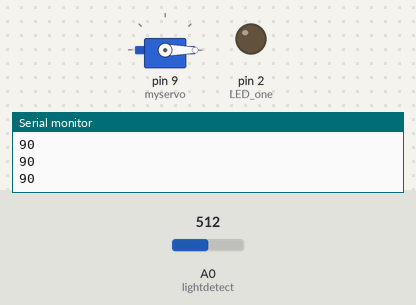
A sketch run on a simulated Arduino Uno, built with avr-gcc and run on an emulated ATmega328P. On the bench: servo, output pins drawn as LEDs (lit = HIGH), the last lines printed to the serial monitor. The inputs (shaded band) are chosen by the test bench; at power-on: A0 (lightdetect) = 512.

Above: at 1.2 s.
1.3 s: A0 (lightdetect) set to 499
At 2.4 s:
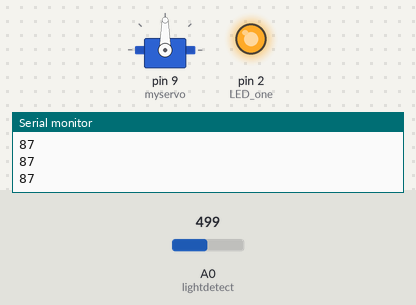
2.8 s: A0 (lightdetect) set to 716
At 3.2 s:
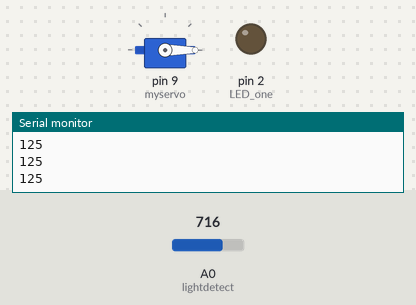
4.3 s: A0 (lightdetect) set to 511
At 5.6 s:
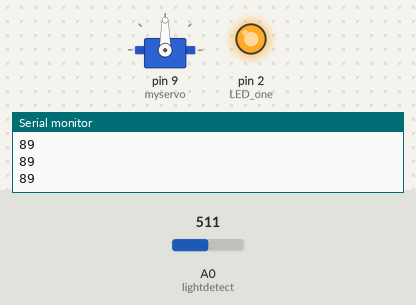
Timing chart, 0 to 7.3 s (numbered marks = the images above; inputs shaded):
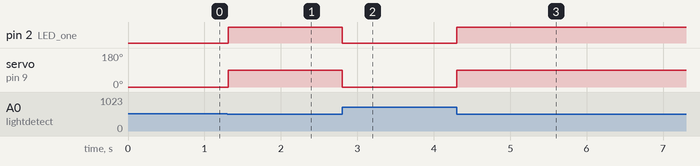

The sketch:

midtermwithoutcallibration.ino
```cpp
#include <Servo.h>

Servo myservo;  // create servo object to control a servo

int lightdetect = A0;  // analog pin used to connect the potentiometer
int val;    // variable to read the value from the analog pin
int LED_one = 2;
// int LED_two = 3;
// int LED_three = 4;
int calibrationThreshold;

void setup() {
  myservo.attach(9);  // attaches the servo on pin 9 to the servo object
  pinMode(LED_one, OUTPUT);
  // pinMode(LED_two, OUTPUT);
  // pinMode(LED_three, OUTPUT);
  Serial.begin(9600);

  val = analogRead(lightdetect);
  calibrationThreshold = map(val, 0, 1023, 0, 180);

}

void loop() {
  val = analogRead(lightdetect);
  val = map(val, 0, 1023, 0, 180);
  //digitalWrite(LED_one, LOW);

  if (val < calibrationThreshold) { // Adjust the threshold value (90 in this example) to determine when it's considered dark
    // It's dark, so turn on the servo
    myservo.write(90); // Adjust the servo position as needed
    digitalWrite(LED_one, HIGH);
    // digitalWrite(LED_two, HIGH);
    // digitalWrite(LED_three, HIGH);
  } else {
    // It's not dark, so turn off the servo
    myservo.write(0); // Adjust the servo position as needed
    digitalWrite(LED_one, LOW);
    // digitalWrite(LED_two, LOW);
    // digitalWrite(LED_three, LOW);
  }


  // myservo.write(val); // sets the servo position according to the scaled value
  Serial.println(val);

  // if (val > 30)
  //   digitalWrite(redLED, LOW);
  // if (val < 150)
  //   digitalWrite(greenLED, LOW);
  delay(10);                         // waits for the servo to get there
}
```

Measured:
- the behaviour switches between 512 and 511 on A0 (lightdetect) (found by bisection; images 0 and 1)
- after the input at 1.3 s, pin 2 (LED_one): LOW → HIGH at once; servo on pin 9 (myservo): 0° → 90° at once
- after the input at 2.8 s, pin 2 (LED_one): HIGH → LOW at once; servo on pin 9 (myservo): 90° → 0° at once
- after the input at 4.3 s, pin 2 (LED_one): LOW → HIGH at once; servo on pin 9 (myservo): 0° → 90° at once
